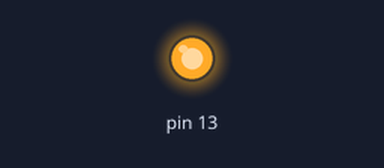
Recording of a sketch running on a simulated Arduino Uno, built with avr-gcc and run on an emulated ATmega328P. Shown: output pins drawn as LEDs (lit = HIGH).

Above: at 0.1 s.
At 29.1 s:
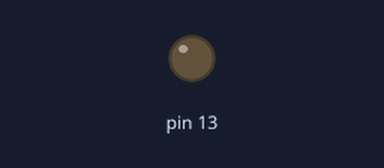
Timing chart, 0 to 40.0 s (numbered marks = the images above):
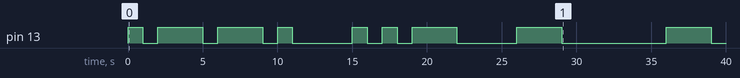

Measured:
- by itself, pin 13: LOW → HIGH at 0.00 s, → LOW 1.0 s later, → HIGH 1.0 s later, → LOW 3.0 s later, … (18 changes in this stretch)

The sketch:

TextToCode.ino
```cpp
//by Osman Mustafa Quddusi
//This program can convert your message into Braille or Morse Depending on what functions you call
//this uses single led to give out the message.
void setup() {
  //view in serial port
  //Serial.begin(9600);
  pinMode(13, OUTPUT);
}
String Mess= "put message here";
void loop() {

 Morse(MorseConv(Mess));

}
int dot=1000;

void Morse(String MorseM)
{
  int MorsePause[]={dot,3*dot,2*dot,4*dot};
  for (int i = 0; i < MorseM.length(); i++)
  {
    int value=(int)(MorseM.charAt(i)-'0');
    //view in serial port
    //Serial.println(value);
    digitalWrite(13,value<=1?HIGH:LOW);
    delay(MorsePause[value]);
    digitalWrite(13,LOW);
    delay(dot);
  }
}

void Braille()
{
   String Brail=BrailleConv(Mess);
  for (int i = 0; i < Brail.length(); i++)
  {
    if(Brail.charAt(i)=='1')
    {digitalWrite(13, HIGH);
    delay(500);
    digitalWrite(13,LOW);}
    else
    {digitalWrite(13,LOW);
    delay(500);
    digitalWrite(13,HIGH);
    }
    delay(50);
  }
  delay(8000);
}
String BrailleConv(String s)
{
  String Braille="";
        String DIR="100000110000100100100110100010110100110110110010010100010110101000111000101100101110101010111100111110111010011100011110101001111001010111101101101111101011";
        s.toLowerCase();
        for(int i=0;i<s.length();i++)
        {
            char ch=s.charAt(i);
            if((ch)==" ")
            {
                Braille+="000000";
                continue;
            }

            int p=(ch -'a')*6;
            Braille+=DIR.substring(p,p+6);
        }
        return Braille;
}
String MorseConv(String s)
{
  String mor="";
  String Morse[]={"01","1000","1010","100","0","0010","110","0000","00","0111","101","0100","11","10","111","0110","1101","010","000","1","001","0001","011","1001","1011","1100"};
  for(int i=0;i<s.length();i++)
        {
            char ch=s.charAt(i);

            if((ch)==" ")
            {
                mor+="3";
                continue;
            }

            int p=(ch -'a');
            mor+=Morse[p]+"2";
        }
  return mor;
}
```
